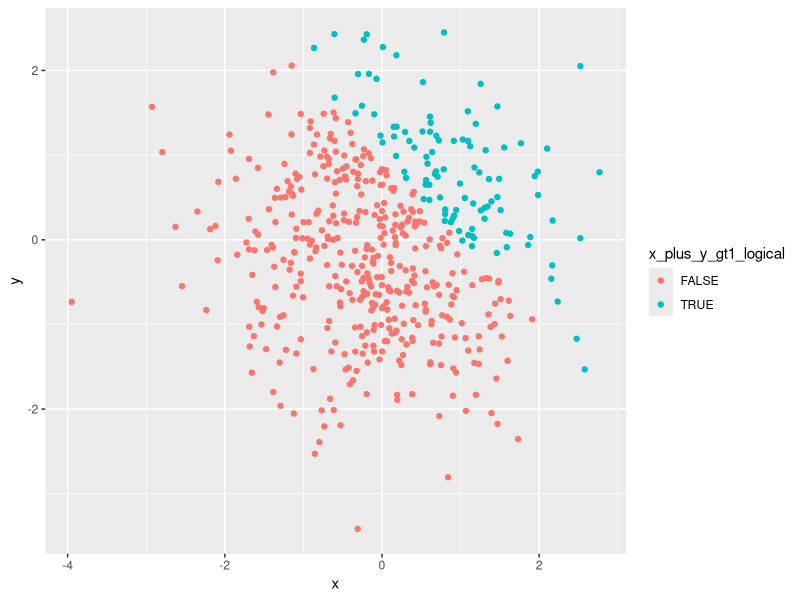
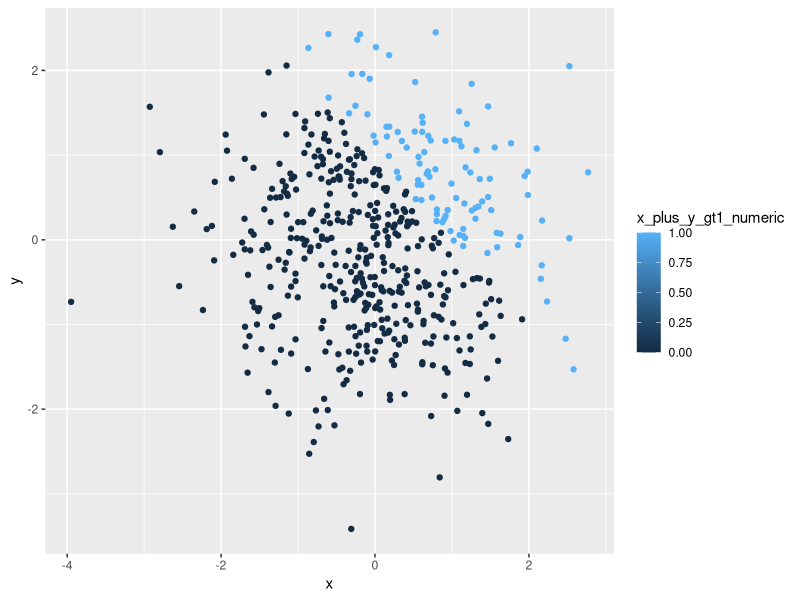
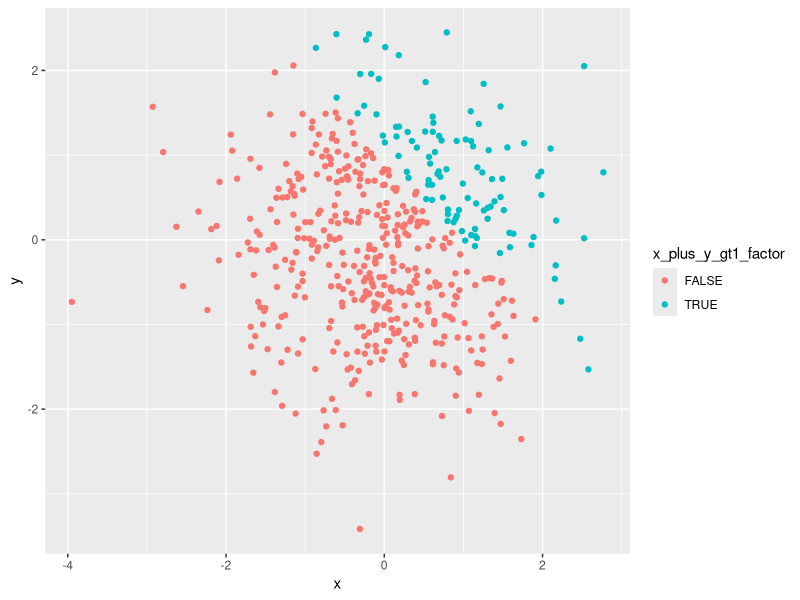
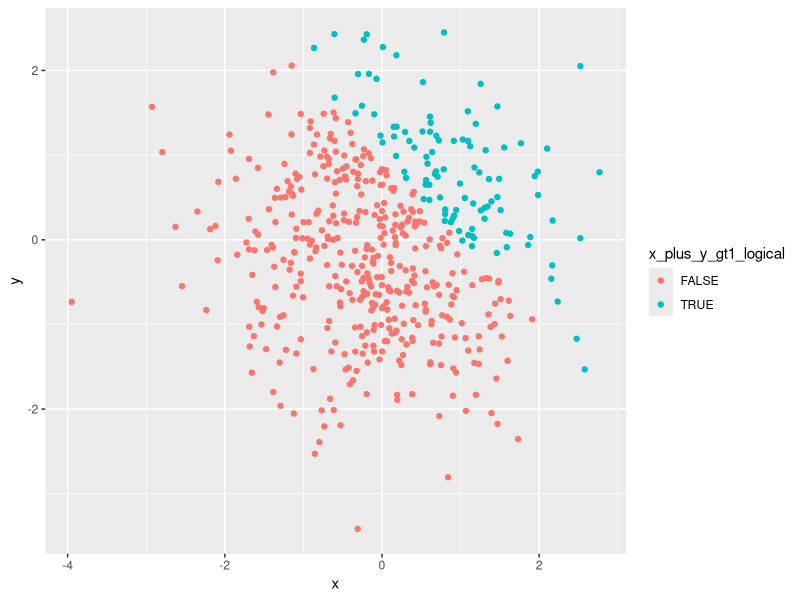

Recreate these plots in R, in order.
## ---- chunk 1
knitr::opts_chunk$set(echo = TRUE)

library(tidyverse)
## ---- chunk 2
df <- tibble(
  norm_samp = rnorm(8),
  sample_ge0 = norm_samp >= 0, 
  character_vector = c("one", "two", "three", "four", "five", "six", "seven", "eight"),
  factor_vector = factor(x = c("a", "b", "c", "a", "a", "b", "c", "c"), levels = c("a", "b", "c"))
)

#try to take the mean of each variable
mean(pull(df, norm_samp))

mean(pull(df, sample_ge0))

mean(pull(df, character_vector)) #error: argument is not numeric or logical: returning NA[1] NA

mean(pull(df, factor_vector)) #error: argument is not numeric or logical: returning NA[1] NA
## ---- chunk 3
mean(pull(df, as.numeric(sample_ge0)))

mean(pull(df, as.numeric(character_vector)))

mean(pull(df, as.numeric(factor_vector)))
## ---- chunk 4
#convert the logical vector to numeric and multiply the random sample by the result.
as.numeric(pull(df,sample_ge0)) * pull(df, norm_samp)

#convert the logical vector to a factor, and multiply the random sample by the result.
as.factor(pull(df,sample_ge0)) * pull(df, norm_samp)

#convert the logical vector to a factor and then convert the result to numeric, and multiply the random sample by the result
as.numeric(as.factor(pull(df,sample_ge0))) * pull(df, norm_samp)
## ---- chunk 5
df2 <- tibble(
  x = rnorm(500),
  y = rnorm(500),
  x_plus_y_gt1_logical = (x + y > 1),
  x_plus_y_gt1_numeric = as.numeric(x_plus_y_gt1_logical),
  x_plus_y_gt1_factor = as.factor(x_plus_y_gt1_logical)
)
## ---- chunk 6
ggplot(data = df2, aes(x = x, y = y, color = x_plus_y_gt1_logical)) +
  geom_point()

#export to project directory
ggsave(filename = "hw1_figure1_logical_color_scale.png")
## ---- chunk 7
ggplot(data = df2, aes(x = x, y = y, color = x_plus_y_gt1_numeric)) +
  geom_point()
## ---- chunk 8
ggplot(data = df2, aes(x = x, y = y, color = x_plus_y_gt1_factor)) +
  geom_point()
